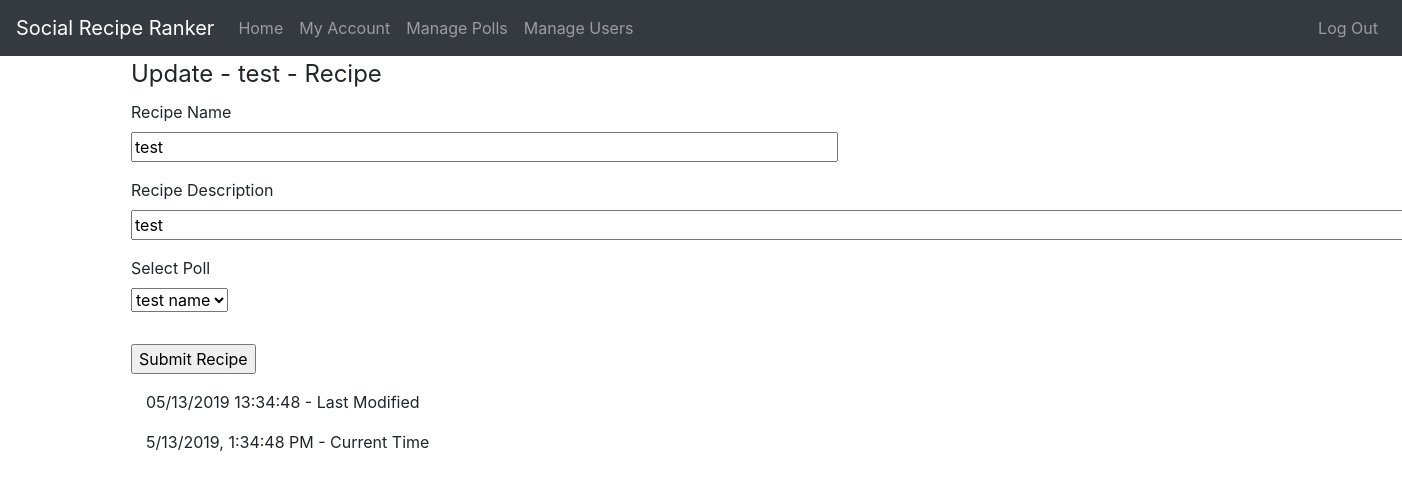
Page /recipe/1/update (signed in) on the earlier database version.
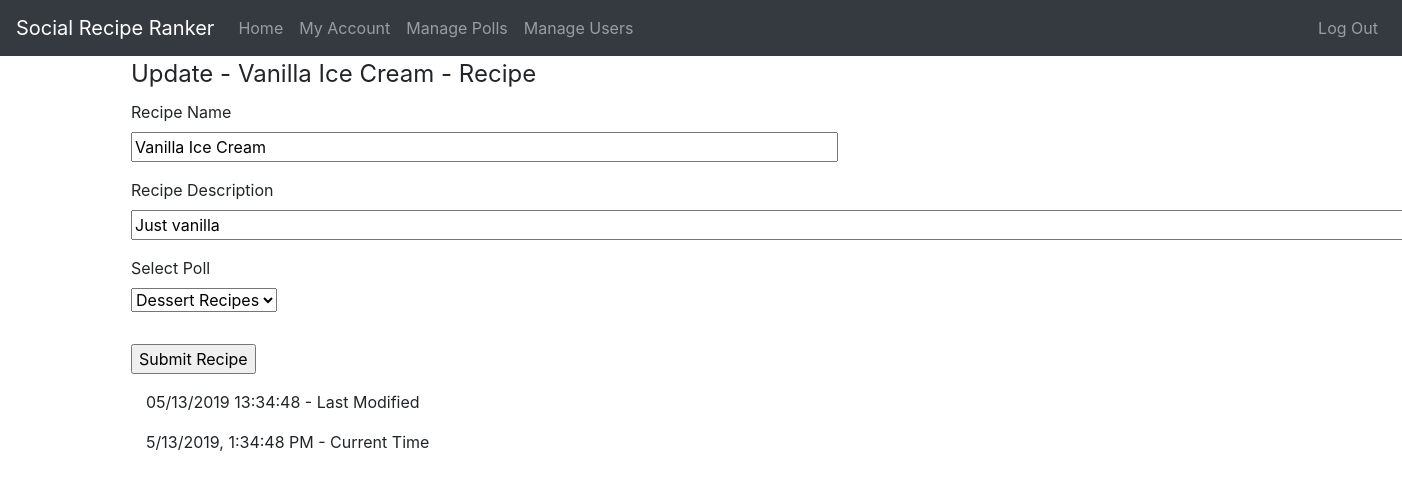
Same page on the later database version.
### app/models.py (models this page shows, shortened)
class Recipe(db.Model):
    id = db.Column(db.Integer, primary_key=True)
    name = db.Column(db.String(64), nullable=False, index=True)
    description = db.Column(db.String(256), nullable=True)
    date_added = db.Column(db.DateTime, nullable=False, index=True, default=datetime.utcnow)
    contributor_id = db.Column(db.Integer, db.ForeignKey('user.id'), nullable=False)
    poll_id = db.Column(db.Integer, db.ForeignKey('poll.id'), nullable=False)
    votes_count = db.Column(db.Integer, nullable=False, default=0)

### app/routes.py (the view)
@app.route("/recipe/<int:recipe_id>/update", methods=['GET', 'POST'])
@login_required
def update_recipe(recipe_id):
    if current_user.is_admin:
        recipe = Recipe.query.get_or_404(recipe_id)
        form = RecipeForm()
        form.poll.choices = [(poll.id, poll.name) for poll in Poll.query.order_by('date_created')]
        if form.validate_on_submit():
            recipe.name = form.name.data
            recipe.description = form.description.data
            recipe.poll = Poll.query.filter_by(id=form.poll.data).first() # TODO might be changed when database schema is changed
            db.session.commit()
            flash('The recipe has been updated!', 'success')
            return redirect(url_for('recipe', recipe_id=recipe.id))
        elif request.method == 'GET':
            form.name.data = recipe.name
            form.description.data = recipe.description
            form.poll.data = recipe.poll.id # TODO might be changed when database schema is changed
        return render_template('submit_recipe.html', title='Update - ' + recipe.name + ' - Recipe', form=form, legend='Update - ' + recipe.name + ' - Recipe')
    else:
        abort(403)

### app/forms.py
class RecipeForm(FlaskForm):
    name = StringField('Recipe Name', validators=[DataRequired()])
    description = StringField(
        'Recipe Description', validators=[DataRequired()])
    poll = SelectField('Select Poll', validators=[DataRequired()], coerce=int) # TODO might be changed when database schema is changed
    submit = SubmitField('Submit Recipe')

### app/models.py (called while the page is built)
@login_manager.user_loader
def load_user(id):
    return User.query.get(int(id))

### app/templates/submit_recipe.html (shortened to what this page needs)
{% extends "base.html" %}
{% block content %}
<section class="row">
    <form action="" method="post">
        <fieldset class="form-group">
            <legend>{{ legend }}</legend>
            <div class="form-grooup">
                <p>
                    {{ form.name.label }}<br>
                    {{ form.name(size=64) }}<br>
                </p>
                <p>
                    {{ form.description.label }}<br>
                    {{ form.description(size=128) }}<br>
                </p>
                <p>
                    {{ form.poll.label }}<br>
                    {{ form.poll }}<br>
                </p>
            </div>
        </fieldset>
        <div class="form-group">
            <p>{{ form.submit() }}</p>
        </div>
    </form>
</section>
{% endblock %}

Differences in the rows shown:
changed Recipe: name "test" → "Vanilla Ice Cream"; description "test" → "Just vanilla"; poll "test name" → "Dessert Recipes"
Other differences:
{{ legend }}: "Update - test - Recipe" → "Update - Vanilla Ice Cream - Recipe"
